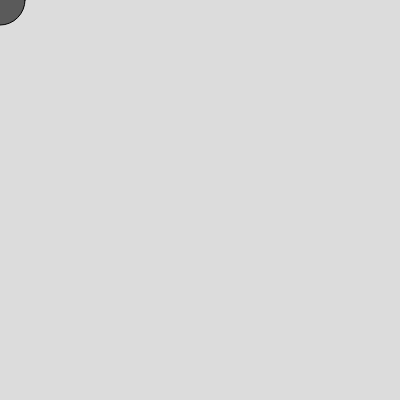
Frame 1 (no input)
Frame 60 (no input): identical to frame 1, image omitted
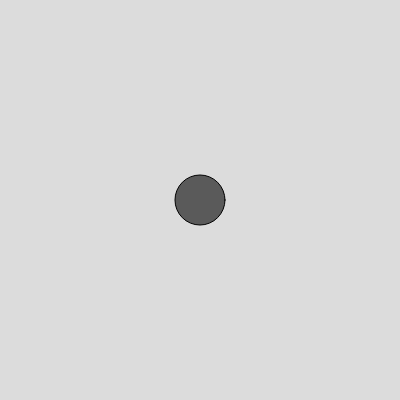
Frame 120 (the mouse pressed at the canvas centre since frame 60)

The p5.js sketch that drew these frames (run headless with seeded random() and noise() and a simulated clock; from frame 60 on, the mouse is pressed at the canvas centre):

// p5.js sketch
// ── sketch.js
function setup() {
  createCanvas(400, 400);
}

function draw() {
  background(220);
  fill(90)
  circle(mouseX, mouseY, 50)
  
}
